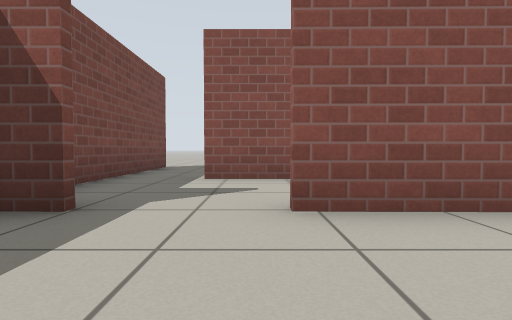
view 1 (above)

13 first-person views from a walk through a robot-simulator world made for Gazebo. The camera is 0.5 m above the floor, tilts 2° down and sees 80° across. The floor is counted in squares, 1 m on a side. Each view is taken from the middle of a square. On the plan, view 1 faces up. The plan holds only what a view shows up to about 9 squares ahead; the rest is blank. Simple patterns stand in for the simulator's built-in surfaces.

view 2
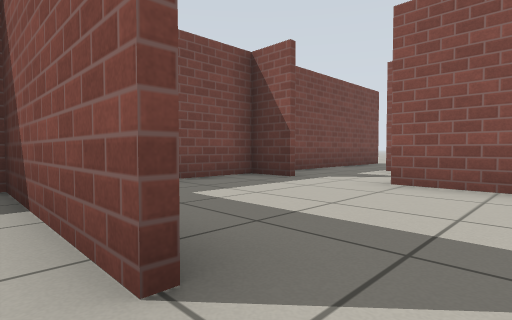

view 3
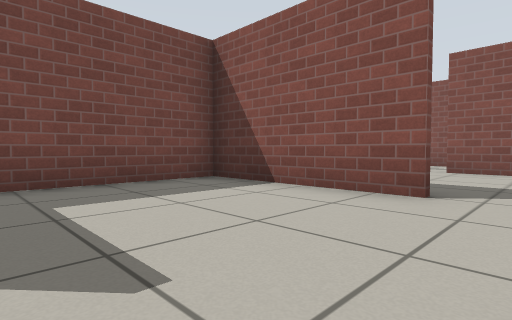

view 4
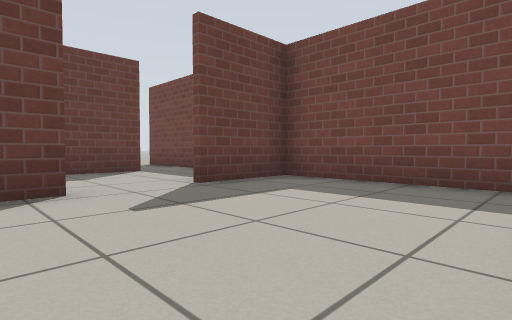

view 5
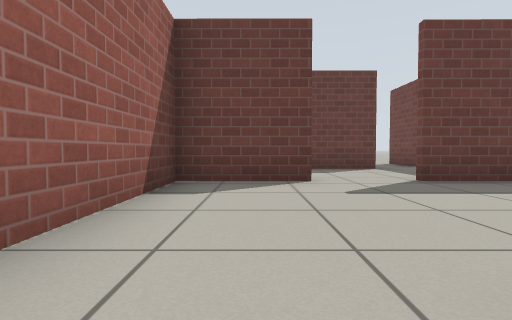

view 6
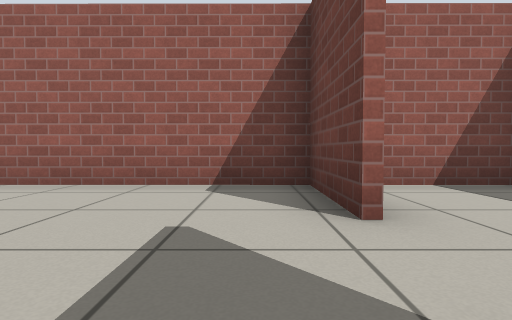

view 7
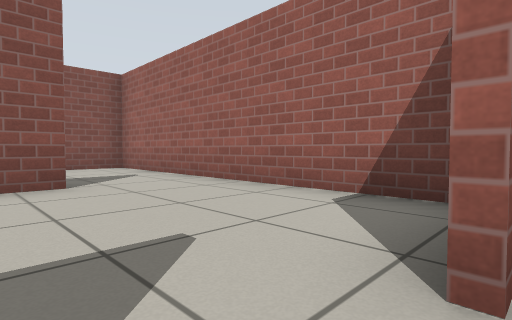

view 8
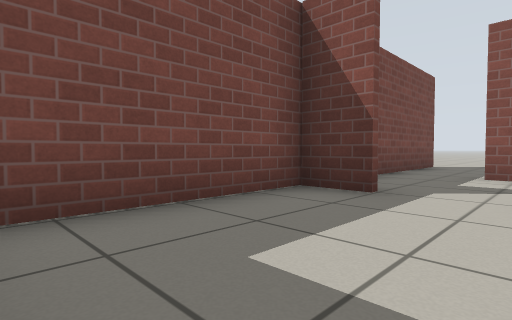

view 9
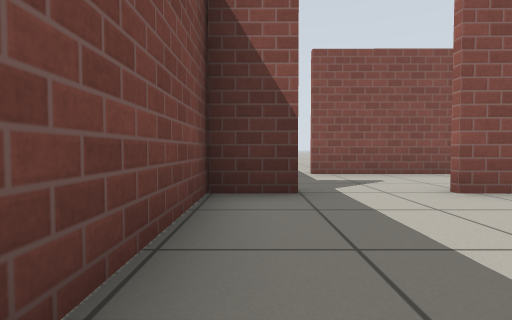

view 10
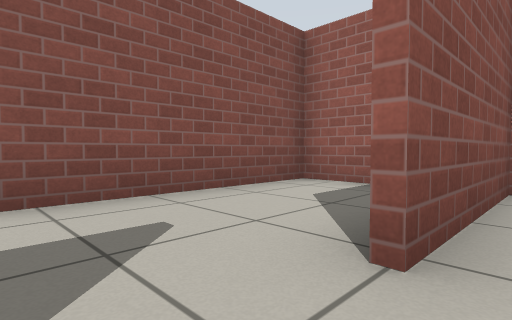

view 11
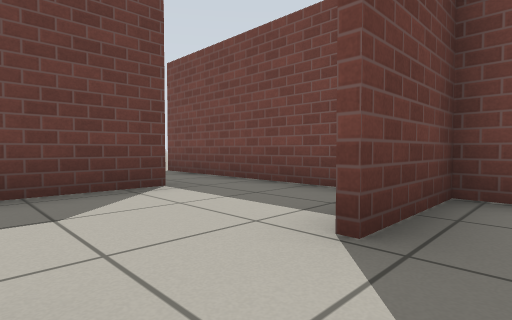

view 12
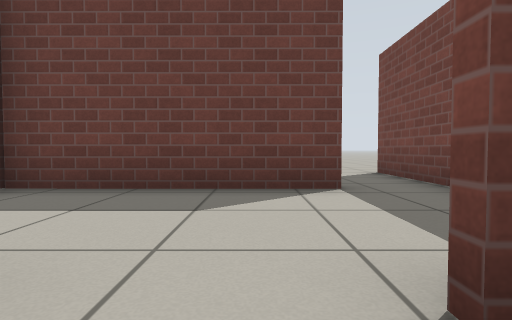

view 13
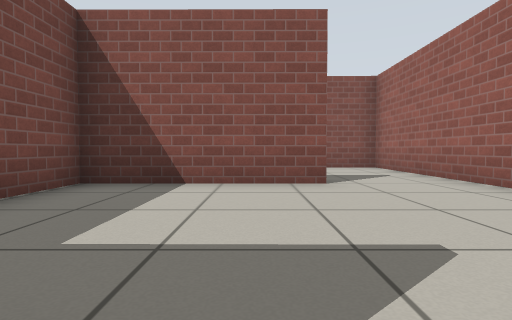

### Floor plan
Points are (right, up) in squares from view 1. A wall is a line through its corners. A room is listed if a view was taken in it or the views show most of it. See-through windows are left out.
Room 1 (views 1, 5, 8, 9)
walls: (-1.5, 2.5) (-2.6, 2.5); (-2.6, 1.5) (-2.6, -0.9); (3.3, -1.6) (3.3, 2.4) (0.2, 2.4)
ways out: opening at (2, -2) to room 2; opening at (-0.5, 2) to room 3
Room 2 (views 2, 3, 4, 6, 7, 11, 12, 13)
walls: (1, -5.8) (3.3, -5.8) (3.3, -1.6); (1, -1.6) (-2.6, -1.6) (-2.6, -6.1); (-2.6, -5.8) (-0.5, -5.8)
ways out: opening at (2, -2) to room 1; opening at (0.5, -6) to room 4
Room 3 (view 10)
walls: (-2.5, 5.4) (-2.6, 1.5); (3.3, 3.8) (3.3, 5.1) (-0.9, 5.2)
ways out: opening at (-0.5, 2) to room 1; opening at (-1.5, 5)
Room 4 (no view inside)
walls: (-1.1, -8.8) (3.2, -8.8) (3.3, -6.8)
ways out: opening at (0.5, -6) to room 2; opening at (-1, -7.5) to room 5
Room 5 (no view inside)
walls: (-2.6, -6.1) (-2.6, -9.6)
ways out: opening at (-1, -7.5) to room 4; opening at (-2, -9)

Positions as (right, up) in squares from view 1, and headings:
1: (0, 0), facing up
2: (2, -2), facing up-left
3: (2, -5), facing up-left
4: (2, -2), facing down-left
5: (2, -1), facing down
6: (-1, -5), facing right
7: (0, -6), facing up-right
8: (0, -1), facing up-left
9: (-2, -1), facing up
10: (-1, 2), facing up-right
11: (1, -5), facing down-left
12: (0, -5), facing down
13: (0, -6), facing up
